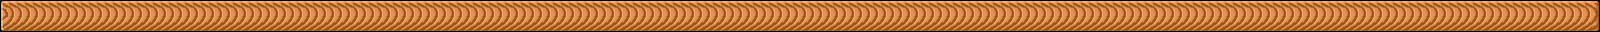

This is a level from a 2D game, rendered from its Tiled map with the project's own tilesets. A one-line summary and the complete map file follow:
An orthogonal 100x2 tile map with 16x16 px tiles, 1 tile layer (圖塊層 1).

<map version="1.10" tiledversion="1.10.2" orientation="orthogonal" renderorder="right-down" width="100" height="2" tilewidth="16" tileheight="16" infinite="0" nextlayerid="2" nextobjectid="1">
 <tileset firstgid="1" name="tileset" tilewidth="16" tileheight="16" tilecount="1204" columns="43">
  <image source="../effects_UI_tiles/tileset.png" width="688" height="450" />
 </tileset>
 <layer id="1" name="圖塊層 1" width="100" height="2">
  <data encoding="csv">
296,297,297,297,297,297,297,297,297,297,297,297,297,297,297,297,297,297,297,297,297,297,297,297,297,297,297,297,297,297,297,297,297,297,297,297,297,297,297,297,297,297,297,297,297,297,297,297,297,297,297,297,297,297,297,297,297,297,297,297,297,297,297,297,297,297,297,297,297,297,297,297,297,297,297,297,297,297,297,297,297,297,297,297,297,297,297,297,297,297,297,297,297,297,297,297,297,297,297,298,
339,340,340,340,340,340,340,340,340,340,340,340,340,340,340,340,340,340,340,340,340,340,340,340,340,340,340,340,340,340,340,340,340,340,340,340,340,340,340,340,340,340,340,340,340,340,340,340,340,340,340,340,340,340,340,340,340,340,340,340,340,340,340,340,340,340,340,340,340,340,340,340,340,340,340,340,340,340,340,340,340,340,340,340,340,340,340,340,340,340,340,340,340,340,340,340,340,340,340,341
</data>
 </layer>
</map>
